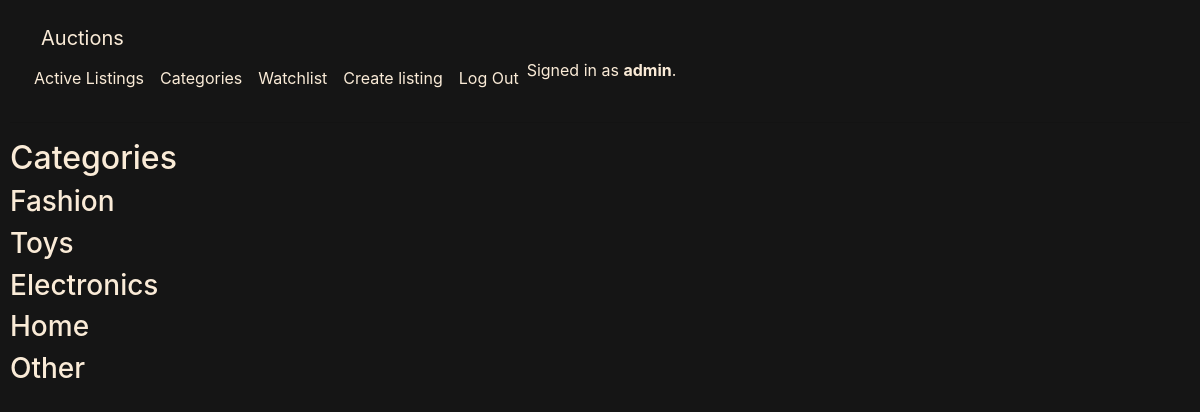
The page /categories (signed in) on the database its author committed.
### auctions/models.py (models this page shows, shortened)
class User(AbstractUser):
    pass

class Category(m.Model):
    name = m.CharField(max_length=30)
    listings = m.ManyToManyField(Listing, blank=True)

### auctions/views.py (the view)
# urls.py: path("categories", views.categories, name="categories"),
def categories(request):
    return render(request, "auctions/categories.html",
                  {"categories": Category.objects.all()})

### auctions/templates/auctions/categories.html (shortened to what this page needs)
{% extends "auctions/layout.html" %}
{% load static %}
{% block extrahead %}
  <link href="{% static 'auctions/index.css' %}" rel="stylesheet">
{% endblock %}
{% block body %}
<h2>Categories</h2>
<ul>
  {% for category in categories %}
  <div class="category">
    <a href="{% url 'category_listings' category=category.name %}">
      <h3>{{ category.name }}</h3>
    </a>
  </div>
  {% empty %}
  <li>No categories yet.</li>
  {% endfor %}
</ul>
{% endblock %}

### auctions/templates/auctions/layout.html (shortened to what this page needs)
{% load static %}
<!DOCTYPE html>
<html lang="en">
<head>
  <link rel="stylesheet" href="https://stackpath.bootstrapcdn.com/bootstrap/4.4.1/css/bootstrap.min.css"
>
  <link href="{% static 'auctions/layout.css' %}" rel="stylesheet">
    {% block extrahead %}{% endblock %}
</head>
<body>
  <nav class="navbar navbar-expand-lg bg-body-tertiary">
    <div class="container-fluid">
      <div class="row">
        <div class="col-md-2">
          <a class="navbar-brand" href="#">Auctions</a>
        </div>
        <div class="collapse navbar-collapse" id="navbarSupportedContent">
          <ul class="navbar-nav me-auto mb-2 mb-lg-0">
            <li class="nav-item">
              <a class="nav-link" href="{% url 'index' %}">Active Listings</a>
            </li>
            <li class="nav-item">
              <a class="nav-link" href="{% url 'categories' %}">Categories</a>
            </li>
            {% if user.is_authenticated %}
            <li class="nav-item">
              <a class="nav-link" href="{% url 'watchlist' %}">Watchlist</a>
            </li>
            <li class="nav-item">
              <a class="nav-link" href="{% url 'create' %}">Create listing</a>
            </li>
            <li class="nav-item">
              <a class="nav-link" href="{% url 'logout' %}">Log Out</a>
            </li>
            {% endif %}
            <span>
              {% if user.is_authenticated %}
              Signed in as <strong>{{ user.username }}</strong>.
              {% else %}
              Not signed in.
              {% endif %}
            </span>
          </ul>
        </div>
      </div>
    </div>
  </nav>
  <hr>
  {% block body %}
  {% endblock %}
</body>
</html>

### auctions/static/auctions/layout.css (style rules this page uses)
body { background-color: #151515; color: antiquewhite; }
a, a:hover { color: antiquewhite; text-decoration: none; }

### auctions/static/auctions/index.css (style rules this page uses)
body { padding: 10px; }
ul { padding: 0px; }

### rows shown on the page
User: username "admin"
Category: name "Fashion"
Category: name "Toys"
Category: name "Electronics"
Category: name "Home"
Category: name "Other"
